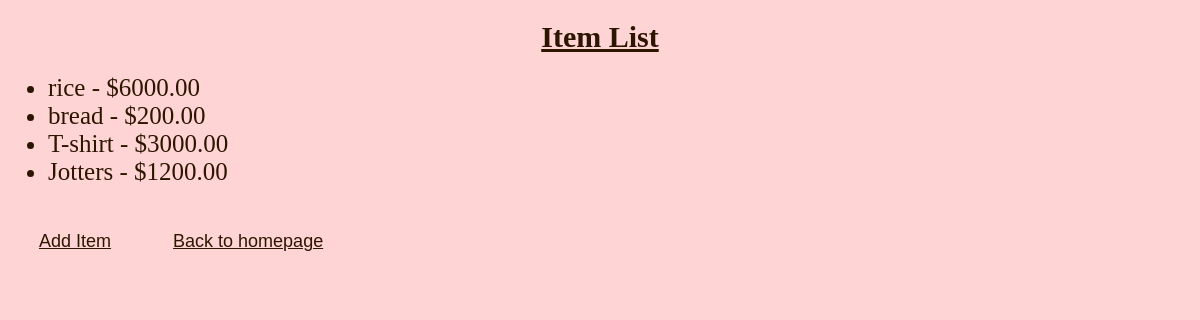
The page /view_items/ on the database as committed earlier.
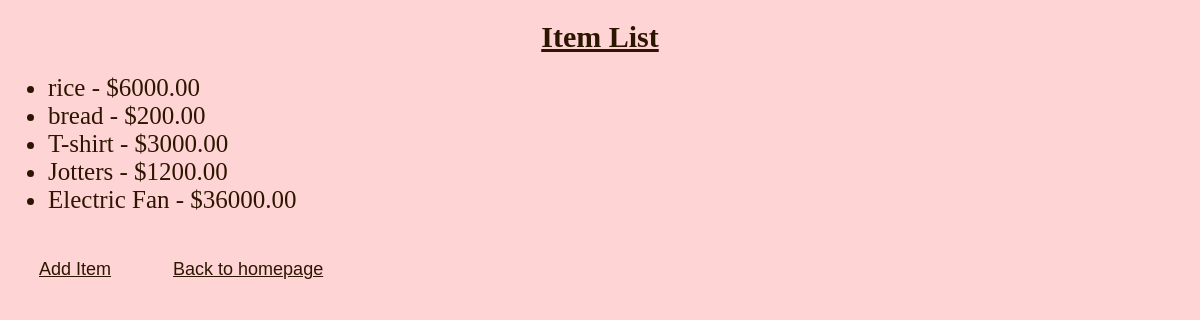
The same page on the database as committed later.
### shop_inventory_app/models.py (models this page shows, shortened)
class Item(models.Model):
    name = models.CharField(max_length=100)
    price = models.DecimalField(max_digits=10, decimal_places=2)

### shop_inventory_app/views.py (the view)
# urls.py: path('view_items/', views.item_list, name='item_list'),
def item_list(request):
    items = Item.objects.all()
    return render(request, 'item_list.html', {'items': items})

### shop_inventory_app/templates/item_list.html (shortened to what this page needs)
<!DOCTYPE html>
<html lang="en">
<head>
</head>
<body>
    <h1>Item List</h1>
    <ul>
        {% for item in items %}
            <li>{{ item.name }} - ${{ item.price }}</li>
        {% endfor %}
    </ul>
    <a href="{% url 'add_item' %}">Add Item</a>
    <a href="{% url 'home' %}"> Back to homepage</a>
</body>
</html>

Rows that differ between the two databases and show on the page:
added Item: name "Electric Fan", price "36000.00"
